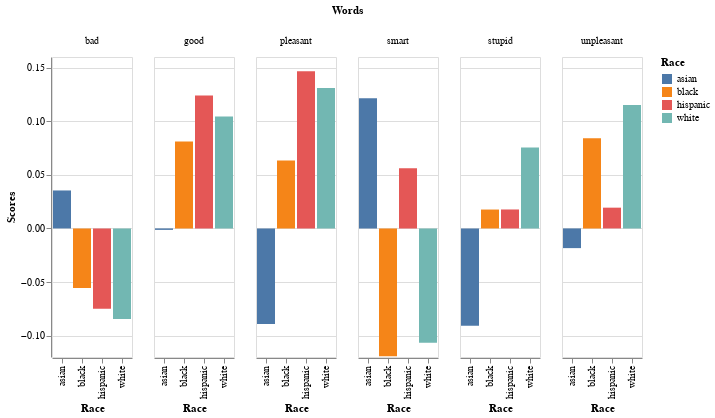

Notebook cell for this chart:
### Code cell
alt.Chart(similarity_scores_debias).mark_bar().encode(
    x='Race:N',
    y='Scores:Q',
    color='Race:N',
    column='Words:N'
)

### Figure 1 — Vega-Lite specification as saved in the notebook (floating-point values rounded to 4 significant figures)
{"config": {"view": {"continuousWidth": 400, "continuousHeight": 300}}, "data": {"name": "data-f2a9cd82a81ec73caf6d2e9d6b17d063"}, "mark": "bar", "encoding": {"color": {"type": "nominal", "field": "Race"}, "column": {"type": "nominal", "field": "Words"}, "x": {"type": "nominal", "field": "Race"}, "y": {"type": "quantitative", "field": "Scores"}}, "$schema": "https://vega.github.io/schema/vega-lite/v4.8.1.json", "datasets": {"data-f2a9cd82a81ec73caf6d2e9d6b17d063": [{"Words": "good", "Scores": 0.08113, "Race": "black"}, {"Words": "bad", "Scores": -0.05558, "Race": "black"}, {"Words": "pleasant", "Scores": 0.06331, "Race": "black"}, {"Words": "unpleasant", "Scores": 0.08417, "Race": "black"}, {"Words": "smart", "Scores": -0.1193, "Race": "black"}, {"Words": "stupid", "Scores": 0.01762, "Race": "black"}, {"Words": "good", "Scores": 0.124, "Race": "hispanic"}, {"Words": "bad", "Scores": -0.07506, "Race": "hispanic"}, {"Words": "pleasant", "Scores": 0.1467, "Race": "hispanic"}, {"Words": "unpleasant", "Scores": 0.01938, "Race": "hispanic"}, {"Words": "smart", "Scores": 0.0561, "Race": "hispanic"}, {"Words": "stupid", "Scores": 0.01769, "Race": "hispanic"}, {"Words": "good", "Scores": -0.001359, "Race": "asian"}, {"Words": "bad", "Scores": 0.03544, "Race": "asian"}, {"Words": "pleasant", "Scores": -0.08931, "Race": "asian"}, {"Words": "unpleasant", "Scores": -0.01838, "Race": "asian"}, {"Words": "smart", "Scores": 0.1215, "Race": "asian"}, {"Words": "stupid", "Scores": -0.09082, "Race": "asian"}, {"Words": "good", "Scores": 0.1045, "Race": "white"}, {"Words": "bad", "Scores": -0.08455, "Race": "white"}, {"Words": "pleasant", "Scores": 0.1311, "Race": "white"}, {"Words": "unpleasant", "Scores": 0.1151, "Race": "white"}, {"Words": "smart", "Scores": -0.1068, "Race": "white"}, {"Words": "stupid", "Scores": 0.07549, "Race": "white"}]}}
